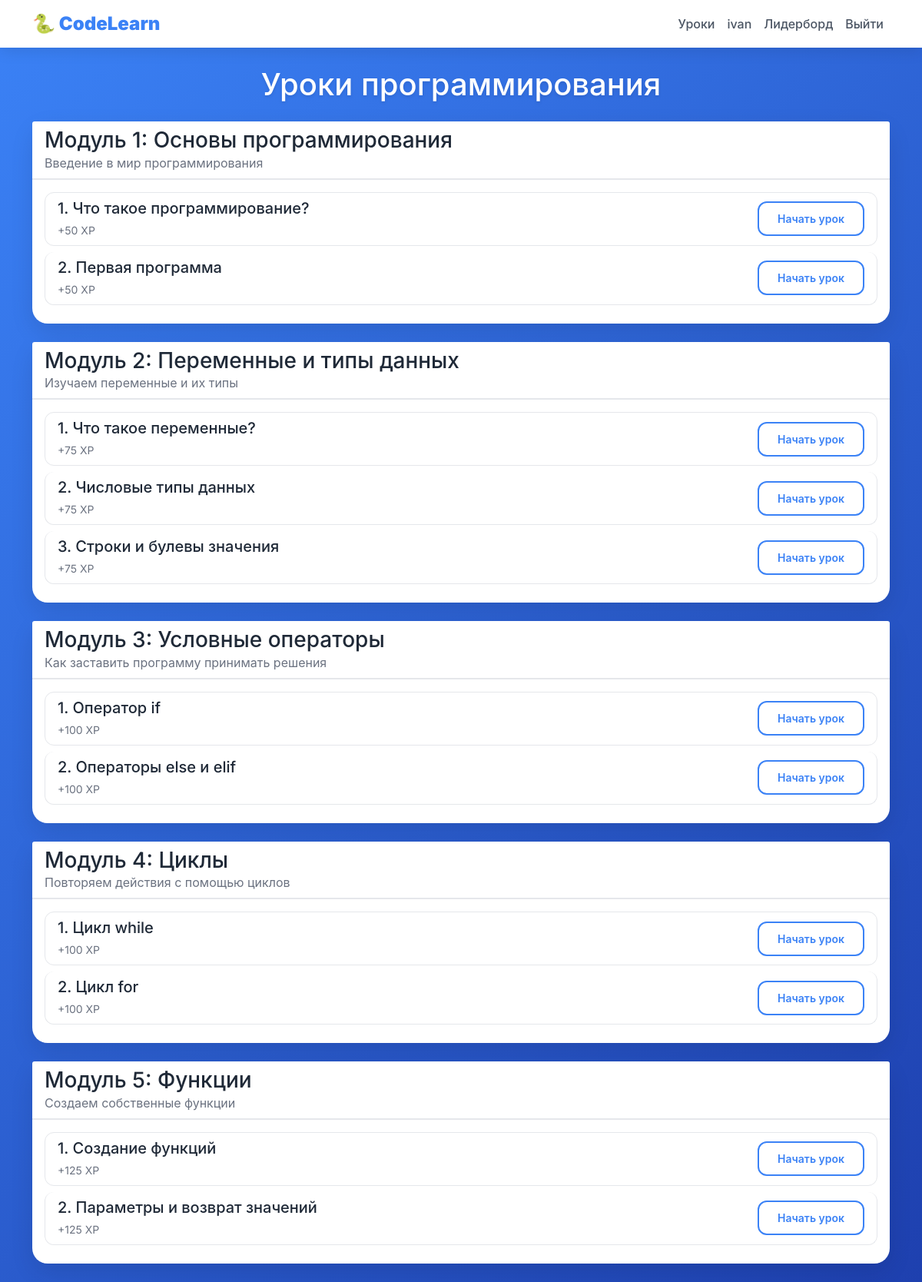
/lessons (signed in), run on the app's committed database.
### data/users.py (models this page shows, shortened)
class User(SqlAlchemyBase, UserMixin, SerializerMixin):
    __tablename__ = 'users'
    id = sqlalchemy.Column(sqlalchemy.Integer, primary_key=True, autoincrement=True)
    name = sqlalchemy.Column(sqlalchemy.String, nullable=True)
    about = sqlalchemy.Column(sqlalchemy.String, nullable=True)
    email = sqlalchemy.Column(sqlalchemy.String, index=True, unique=True, nullable=True)
    hashed_password = sqlalchemy.Column(sqlalchemy.String, nullable=True)
    age = sqlalchemy.Column(sqlalchemy.Integer, default=12)
    created_date = sqlalchemy.Column(sqlalchemy.DateTime, default=datetime.datetime.now)
    progress = orm.relationship('UserProgress', back_populates='user', uselist=False)
    achievements = orm.relationship('UserAchievement', back_populates='user')
    quiz_answers = orm.relationship('UserQuizAnswer', back_populates='user')
    task_solutions = orm.relationship('TaskSolution', back_populates='user')

### data/module.py (models this page shows)
class Module(SqlAlchemyBase, SerializerMixin):
    __tablename__ = 'modules'
    id = sqlalchemy.Column(sqlalchemy.Integer, primary_key=True, autoincrement=True)
    name = sqlalchemy.Column(sqlalchemy.String, nullable=False)
    description = sqlalchemy.Column(sqlalchemy.Text)
    order = sqlalchemy.Column(sqlalchemy.Integer, default=0)
    lessons = orm.relationship('Lesson', back_populates='module')

### data/lesson.py (models this page shows)
class Lesson(SqlAlchemyBase, SerializerMixin):
    __tablename__ = 'lessons'
    id = sqlalchemy.Column(sqlalchemy.Integer, primary_key=True, autoincrement=True)
    title = sqlalchemy.Column(sqlalchemy.String, nullable=False)
    content = sqlalchemy.Column(sqlalchemy.Text, nullable=False)
    order = sqlalchemy.Column(sqlalchemy.Integer, default=0)
    xp_reward = sqlalchemy.Column(sqlalchemy.Integer, default=50)
    created_date = sqlalchemy.Column(sqlalchemy.DateTime, default=datetime.datetime.now)
    module_id = sqlalchemy.Column(sqlalchemy.Integer, sqlalchemy.ForeignKey('modules.id'))
    module = orm.relationship('Module')
    quizzes = orm.relationship('Quiz', back_populates='lesson')
    tasks = orm.relationship('Task', back_populates='lesson')

### main.py (the view)
@app.route('/lessons')
@login_required
def lessons():
    db_sess = get_db()
    modules = db_sess.query(Module).order_by(Module.order).all()
    progress = db_sess.query(UserProgress).filter(UserProgress.user_id == current_user.id).first()
    completed_lessons = set()
    if progress and progress.completed_lessons:
        completed_lessons = set(progress.completed_lessons.split(',')) if progress.completed_lessons else set()
    return render_template("lessons.html", modules=modules,
                           completed_lessons=completed_lessons)

### data/db_session.py (called while the page is built)
def create_session() -> Session:
    global __factory
    return __factory()

### main.py (called while the page is built)
@app.teardown_appcontext
def shutdown_session(exception=None):
    db_sess = getattr(g, '_db_session', None)
    if db_sess:
        db_sess.close()

def get_db():
    if not hasattr(g, '_db_session'):
        g._db_session = db_session.create_session()
    return g._db_session

@login_manager.user_loader
def load_user(user_id):
    db_sess = get_db()
    return db_sess.get(User, user_id)

### templates/lessons.html (shortened to what this page needs)
{% extends "base.html" %}
{% block content %}
<h1 class="text-center mb-4" style="color: white; text-shadow: 0 2px 4px rgba(0,0,0,0.1);">Уроки программирования</h1>
{% for module in modules %}
<div class="card mb-4">
    <div class="card-header" style="background: white; border-bottom: 2px solid #e5e7eb;">
        <h3 class="mb-0">Модуль {{ module.order }}: {{ module.name }}</h3>
        <p class="text-muted mb-0">{{ module.description }}</p>
    </div>
    <div class="card-body">
        <div class="list-group">
            {% for lesson in module.lessons %}
                <div class="list-group-item {% if lesson.id|string in completed_lessons %}lesson-completed{% endif %}">
                    <div class="d-flex justify-content-between align-items-center">
                        <div>
                            <h5 class="mb-1">
                                {{ lesson.order }}. {{ lesson.title }}
                            </h5>
                            <small class="text-muted">+{{ lesson.xp_reward }} XP</small>
                        </div>
                        <a href="/lesson/{{ lesson.id }}" class="btn btn-primary btn-sm">
                            {% if lesson.id|string in completed_lessons %}
                                Повторить
                            {% else %}
                                Начать урок
                            {% endif %}
                        </a>
                    </div>
                </div>
            {% endfor %}
        </div>
    </div>
</div>
{% endfor %}
{% endblock %}

### templates/base.html (shortened to what this page needs)
<!DOCTYPE html>
<html lang="ru">
<head>
    <link href="https://cdn.jsdelivr.net/npm/bootstrap@5.1.3/dist/css/bootstrap.min.css" rel="stylesheet">
</head>
<body>
    <div class="code-bg" id="codeBg"></div>
    <nav class="navbar navbar-expand-lg navbar-light">
        <div class="container">
            <a class="navbar-brand" href="/">
                <strong>🐍 CodeLearn</strong>
            </a>
            <div class="collapse navbar-collapse" id="navbarNav">
                <ul class="navbar-nav ms-auto">
                    {% if current_user.is_authenticated %}
                        <li class="nav-item">
                            <a class="nav-link" href="/lessons">Уроки</a>
                        </li>
                        <li class="nav-item">
                            <a class="nav-link" href="/profile">{{ current_user.name }}</a>
                        </li>
                        <li class="nav-item">
                            <a class="nav-link" href="/leaderboard">Лидерборд</a>
                        </li>
                        <li class="nav-item">
                            <a class="nav-link" href="/logout">Выйти</a>
                        </li>
                    {% endif %}
                </ul>
            </div>
        </div>
    </nav>
    <div class="container mt-4" style="position: relative; z-index: 10;">
        {% block content %}{% endblock %}
    </div>
</body>
</html>

### templates/base.html (style rules this page uses)
* { margin: 0; padding: 0; box-sizing: border-box; }
body { background: linear-gradient(135deg, #3b82f6 0%, #1e40af 100%); min-height: 100vh; font-family: 'Inter', -apple-system, BlinkMacSystemFont, sans-serif; position: relative; }
.code-bg { position: fixed; top: 0; left: 0; width: 100%; height: 100%; pointer-events: none; z-index: 0; overflow: hidden; font-family: 'Courier New', monospace; font-size: 14px; color: rgba(255, 255, 255, 0.2); }
.navbar { background: white !important; box-shadow: 0 4px 20px rgba(0,0,0,0.1); position: relative; z-index: 10; }
.navbar-brand { color: #3b82f6 !important; font-weight: bold; font-size: 1.5rem; }
.nav-link { color: #4b5563 !important; font-weight: 500; transition: color 0.3s ease; }
.card { background: white; border-radius: 20px; border: none; box-shadow: 0 10px 30px rgba(0,0,0,0.1); transition: transform 0.3s, box-shadow 0.3s; position: relative; z-index: 10; }
.btn-primary { background: white; border: 2px solid #3b82f6; color: #3b82f6; font-weight: 600; padding: 10px 24px; border-radius: 12px; transition: all 0.3s ease; }
.list-group-item { background: white; border: 1px solid #e5e7eb; border-radius: 12px !important; margin-bottom: 8px; transition: all 0.3s ease; }
.text-muted { color: #6b7280 !important; }
h1, h2, h3, h4, h5 { color: #1f2937; }

### data on the page
User: name "ivan"
Module: order "1", name "Основы программирования", description "Введение в мир программирования"
Lesson: order "1", title "Что такое программирование?", xp_reward "50", shows "Начать урок"
Lesson: order "2", title "Первая программа", xp_reward "50", shows "Начать урок"
Module: order "2", name "Переменные и типы данных", description "Изучаем переменные и их типы"
Lesson: order "1", title "Что такое переменные?", xp_reward "75", shows "Начать урок"
Lesson: order "2", title "Числовые типы данных", xp_reward "75", shows "Начать урок"
Lesson: order "3", title "Строки и булевы значения", xp_reward "75", shows "Начать урок"
Module: order "3", name "Условные операторы", description "Как заставить программу принимать решения"
Lesson: order "1", title "Оператор if", xp_reward "100", shows "Начать урок"
Lesson: order "2", title "Операторы else и elif", xp_reward "100", shows "Начать урок"
Module: order "4", name "Циклы", description "Повторяем действия с помощью циклов"
Lesson: order "1", title "Цикл while", xp_reward "100", shows "Начать урок"
Lesson: order "2", title "Цикл for", xp_reward "100", shows "Начать урок"
Module: order "5", name "Функции", description "Создаем собственные функции"
Lesson: order "1", title "Создание функций", xp_reward "125", shows "Начать урок"
Lesson: order "2", title "Параметры и возврат значений", xp_reward "125", shows "Начать урок"
